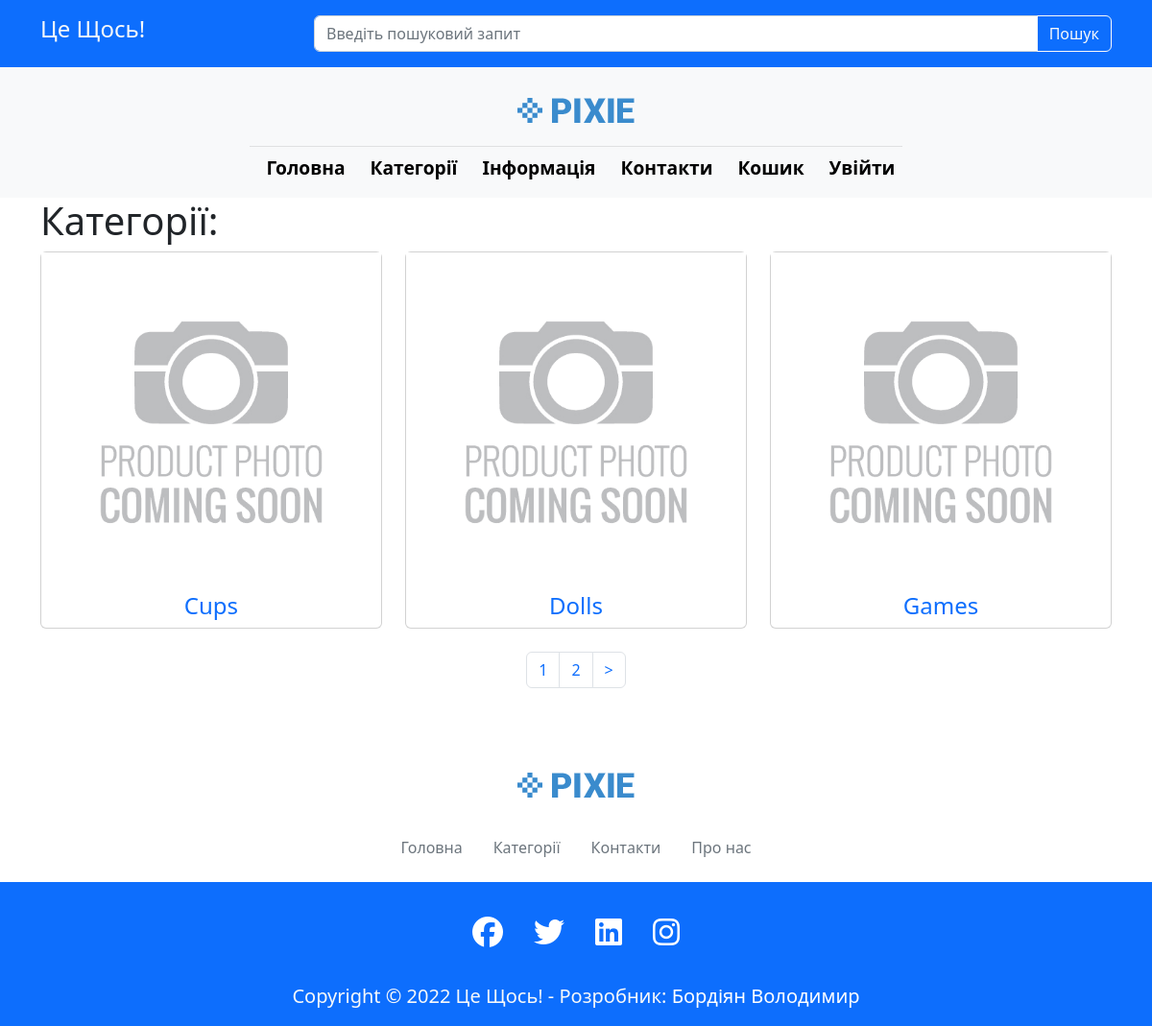
Page /categories/ on the earlier database version.
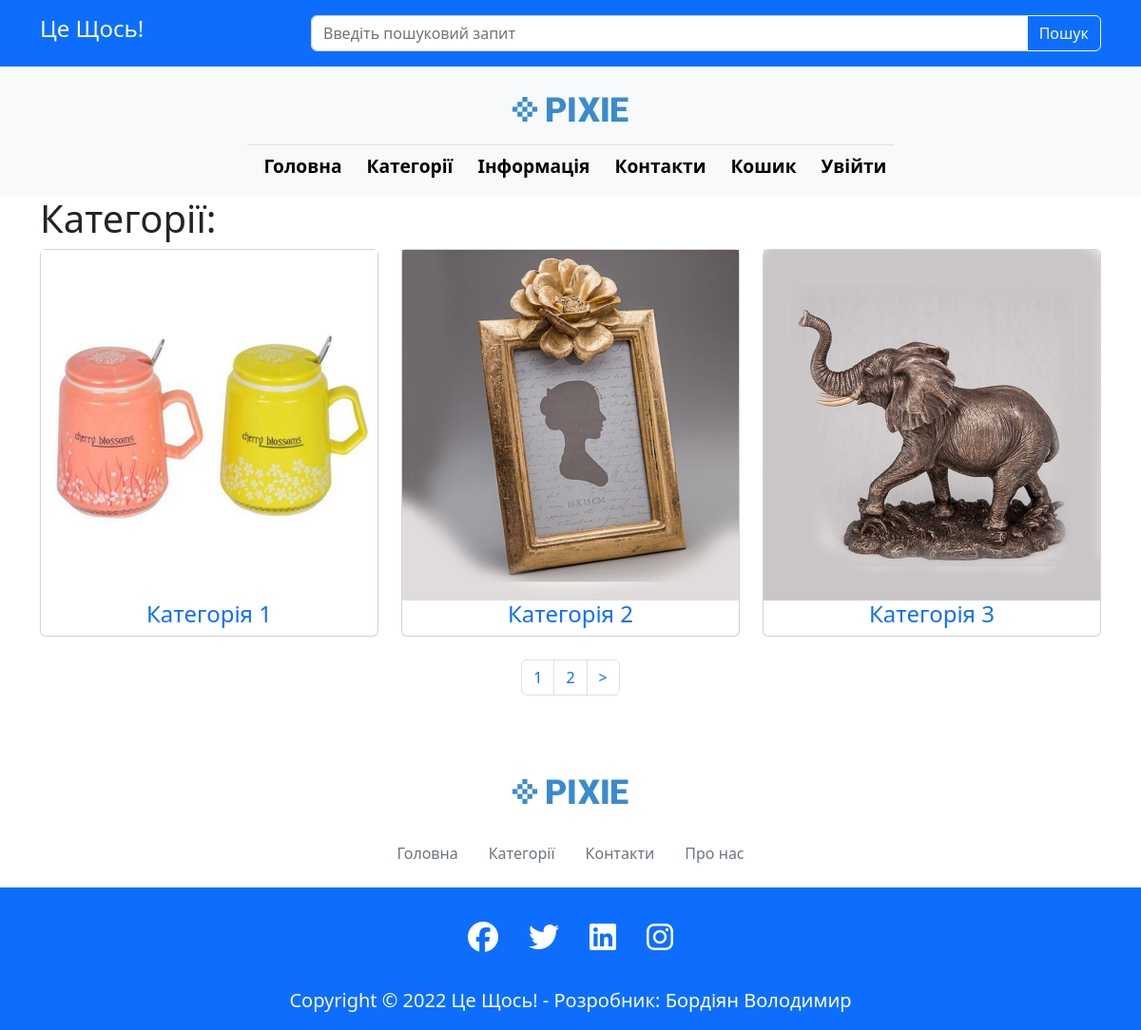
Same page on the later database version.
### goods/models.py (models this page shows, shortened)
class Category(models.Model):
    name = models.CharField(max_length=200)
    featured_img = models.ImageField(upload_to='category/', default="default.png")
    created = models.DateTimeField(auto_now_add=True)
    id = models.UUIDField(default=uuid.uuid4, unique=True,
                          primary_key=True, editable=False)

### goods/views.py (the view)
# urls.py: path('categories/', views.categories, name="categories"),
def categories(request):
    goods_category = Category.objects.all()
    custom_range, categories = paginate_categories(request, goods_category, 3)
    context = {
        'categories': categories,
        'custom_range': custom_range,
    }
    return render(request, 'goods/categories.html', context)

### goods/utils.py (called while the page is built)
def paginate_categories(request, categories, results):
    page = request.GET.get('page')
    paginator = Paginator(categories, results)
    try:
        categories = paginator.page(page)
    except PageNotAnInteger:
        page = 1
        categories = paginator.page(page)
    except EmptyPage:
        page = paginator.num_pages
        categories = paginator.page(page)
    leftIndex = (int(page) - 4)
    if leftIndex < 1:
        leftIndex = 1
    rightIndex = (int(page) + 5)
    if rightIndex > paginator.num_pages:
        rightIndex = paginator.num_pages + 1
    custom_range = range(leftIndex, rightIndex)
    return custom_range, categories

### goods/templates/goods/categories.html (shortened to what this page needs)
{% extends 'main.html' %}
{% load static %}
{% block content %}
    <div class="featured-page">
      <div class="container">
        <div class="row">
          <div class="col-md-4 col-sm-12">
            <div class="section-heading">
              <h1>Категорії: </h1>
            </div>
          </div>
        </div>
      </div>
    </div>
    <div class="featured container no-gutter">
      <div class="row posts">
          {% for category in categories %}
          <div id="1" class="item new col-md-4">
            <div class="card text-center" width="100%">
              <a class="text-decoration-none" href="{% url 'product_category' category.id%}">
                <img class="img img-fluid" src="{{category.featured_img.url}}" alt="">
                <h4 >{{category.name}}</h4>
              </a>
            </div>
          </div>
          {% endfor %}
      </div>
    </div>
    <div class="page-navigation my-4">
      <div class="container">
        <div class="row">
          <div class="col-md-12 d-flex">
              {% include 'pagination.html' with queryset=categories custom_range=custom_range %}
          </div>
        </div>
      </div>
    </div>
{% endblock %}

### templates/main.html (shortened to what this page needs)
<!DOCTYPE html>
{% load static %}
<html lang="en">
<head>
    <link rel="stylesheet" href="{% static 'js/owlcarousel/dist/assets/owl.carousel.min.css' %}">
    <link rel="stylesheet" href="{% static 'js/owlcarousel/dist/assets/owl.theme.default.min.css' %}">
    <link rel="stylesheet" href="{% static 'css/main.css' %}">
    <link rel="stylesheet" href="{% static 'css/style.css' %}">
</head>
<body>
{% include 'navbar.html' %}
{% block content %}
{% endblock content %}
<div class="footer">
  <div class="container">
    <div class="row">
      <div class="col-md-12 mt-5 mb-3">
        <div class="logo d-flex">
          <img class="mx-auto" src='{% static "images/header-logo.png" %}' alt="">
        </div>
      </div>
      <div class="col-md-12 my-3">
        <div class="footer-menu d-flex">
          <ul class="nav mx-auto">
            <li class="nav-item"><a class="nav-link text-muted" href="{% url 'goods' %}">Головна</a></li>
            <li class="nav-item"><a class="nav-link text-muted" href="{% url 'categories' %}">Категорії</a></li>
            <li class="nav-item"><a class="nav-link text-muted" href="{% url 'contacts' %}">Контакти</a></li>
            <li class="nav-item"><a class="nav-link text-muted" href="{% url 'about' %}">Про нас</a></li>
          </ul>
        </div>
      </div>
    </div>
  </div>
</div>
<div class="row bg-primary text-center">
  <div class="col-md-12 my-3 py-3">
    <div class="social-icons d-flex">
      <ul class="nav mx-auto">
        <li class="nav-item"><a class="nav-link" href="#"><i class="fa-brands fa-facebook fa-2xl text-white"></i></a></li>
        <li class="nav-item"><a class="nav-link" href="#"><i class="fa-brands fa-twitter fa-2xl text-white"></i></a></li>
        <li class="nav-item"><a class="nav-link" href="#"><i class="fa-brands fa-linkedin fa-2xl text-white"></i></a></li>
        <li class="nav-item"><a class="nav-link" href="#"><i class="fa-brands fa-instagram fa-2xl text-white"></i></a></li>
      </ul>
    </div>
  </div>
  <div class="col-md-12">
    <div class="copyright-text text-center d-flex">
      <p class="lead mx-auto text-light">Copyright &copy; 2022 Це Щось!
        - Розробник: <a class="text-white text-decoration-none" rel="nofollow" href="https://www.facebook.com/tooplate">Бордіян Володимир</a></p>
    </div>
  </div>
</div>
</body>
</html>

### templates/navbar.html (shortened to what this page needs)
{% load static %}
<div id="pre-header" class="bg-primary">
  <div class="container">
    <div class="row">
      <div class="col-md-3">
        <h4 class="text-light d-flex ms-auto mt-3">Це Щось!</h4>
      </div>
      <div class="col-md-9">
        <form id="searchForm" class="search--form form-horizontal py-3" method="GET" action="{% url 'search_goods' %}">
          <div class="input-group">
            <input type="text" class="search-value form-control" placeholder="Введіть пошуковий запит" name="search_query" />
            <button type="submit" class="search--submit btn btn-outline-light">Пошук</button>
          </div>
        </form>
      </div>
    </div>
  </div>
  <section id="navigation">
    <nav class="navbar navbar-expand-lg navbar-light bg-light">
      <div class="container nav-cont" >
        <a class="py-4 ms-2 logo-area" href="#"><img src='{% static "images/header-logo.png" %}' alt=""></a>
        <div class="collapse navbar-collapse mx-auto"  id="navbarResponsive">
          <ul class="navbar-nav ms-auto text-center">
            <li class="nav-item ">
              <a class="nav-link" href="{% url 'goods' %}">Головна
              </a>
            </li>
            <li class="nav-item">
              <a class="nav-link" href="{% url 'categories' %}">Категорії</a>
            </li>
            <li class="nav-item">
              <a class="nav-link" href="{% url 'about' %}">Інформація</a>
            </li>
            <li class="nav-item">
              <a class="nav-link" href="{% url 'contacts' %}">Контакти</a>
            </li>
            {% if request.user.is_authenticated %}
            <li class="nav-item">
              <a class="nav-link" href="{% url 'profile' user.profile.id %}">Профіль</a>
            </li>
            <li class="nav-item">
              <a class="nav-link" href="{% url 'logout' %}">Вийти</a>
            </li>
            <li class="nav-item">
              <a class="nav-link" href="{% url 'bucket' user.profile.id %}">Кошик</a>
            </li>
              {% else %}
            <li class="nav-item">
              <a class="nav-link" href="{% url 'non-user-bucket' %}">Кошик</a>
            </li>
            <li>
              <a class="nav-link" href="{% url 'login' %}">Увійти</a>
            </li>
            {% endif %}
          </ul>
        </div>
      </div>
    </nav>
  </section>
  </div>

### templates/pagination.html (shortened to what this page needs)
<ul class="pagination mx-auto">
  {% for page in custom_range %}
  {% if page == queryset.number %}
  <li class="page-item"><a href="?page={{page}}" class="page-link btn--sub" data-page="{{page}}">{{page}}</a></li>
  {% else %}
  <li class="page-item"><a href="?page={{page}}" class="page-link" data-page="{{page}}">{{page}}</a></li>
  {% endif %}
  {% endfor %}
  {% if queryset.has_next %}
    <li class="page-item"><a href="?page={{queryset.next_page_number}}" class="page-link" data-page="{{queryset.next_page_number}}">&#62</a></li>
  {% endif %}
</ul>

Differences in the rows shown:
removed Category: featured_img (placeholder picture), name "Cups"
removed Category: featured_img (placeholder picture), name "Dolls"
removed Category: featured_img (placeholder picture), name "Games"
added Category: featured_img (picture), name "Категорія 1"
added Category: featured_img (picture), name "Категорія 2"
added Category: featured_img (picture), name "Категорія 3"
